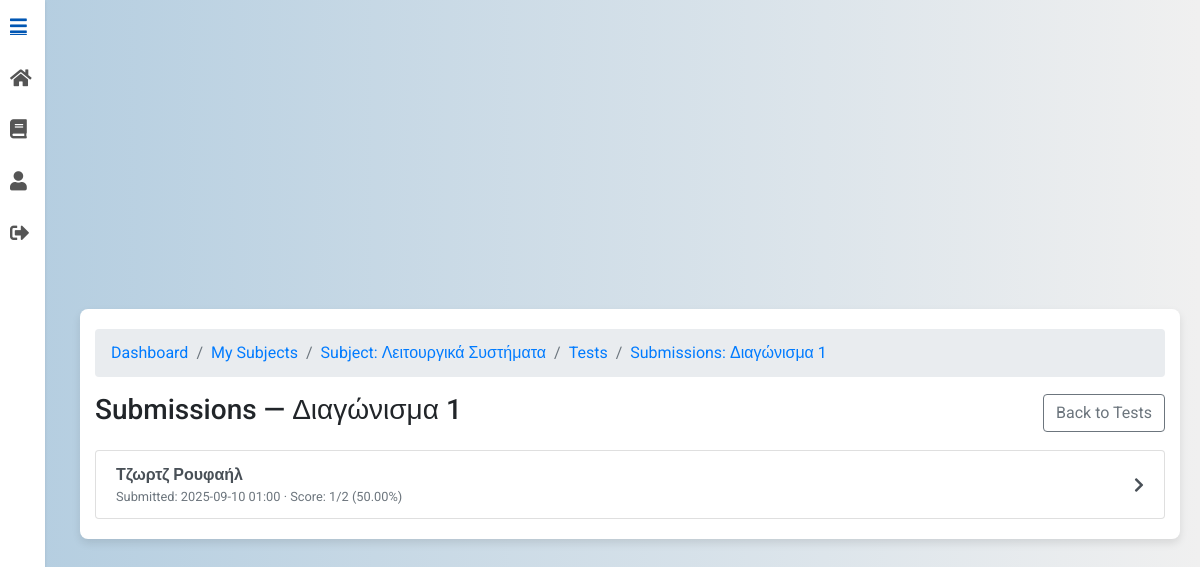
The page /tests/1/1/submissions/ (signed in) on the database its author committed.
### tests/models.py (models this page shows, shortened)
class Test(models.Model):
    subject = models.ForeignKey(Subject, on_delete=models.CASCADE, related_name="tests")
    professor = models.ForeignKey(settings.AUTH_USER_MODEL, on_delete=models.CASCADE, related_name="tests")
    name = models.CharField(max_length=255)
    duration_minutes = models.PositiveIntegerField(default=30)
    created_at = models.DateTimeField(auto_now_add=True)
    class Meta:
        unique_together = (("subject", "professor", "name"),)
        ordering = ["-created_at"]

class TestAttempt(models.Model):
    test = models.ForeignKey('tests.Test', on_delete=models.CASCADE, related_name='attempts')
    student = models.ForeignKey(settings.AUTH_USER_MODEL, on_delete=models.CASCADE, related_name='test_attempts')
    started_at = models.DateTimeField(auto_now_add=True)
    submitted_at = models.DateTimeField(auto_now_add=True)
    score = models.IntegerField(default=0)
    max_score = models.IntegerField(default=0)
    duration_seconds = models.IntegerField(default=0)
    class Meta:
        ordering = ['-submitted_at']

### users/models.py (models this page shows, shortened)
class CustomUser(AbstractUser):
    ROLE_CHOICES = [
        ('student', 'Student'),
        ('professor', 'Professor')
    ]
    role = models.CharField(max_length=10, choices=ROLE_CHOICES)
    institution = models.ForeignKey('Institution', on_delete=models.SET_NULL, null=True, blank=True)

### tests/views.py (the view)
# urls.py: path("<int:subject_id>/<int:test_id>/submissions/", views.test_submissions, name="test_submissions"),
@login_required
def test_submissions(request, subject_id: int, test_id: int):
    subject = get_object_or_404(Subject, pk=subject_id)
    test = get_object_or_404(Test, pk=test_id, subject=subject)
    if not _is_owner_prof(request.user, subject):
        messages.error(request, "You are not allowed to view submissions for this test.")
        return redirect("tests:my_tests", subject_id=subject.id)
    attempts = (
        TestAttempt.objects.filter(test=test)
        .select_related("student")
        .prefetch_related("answers__question", "answers__choice")
        .order_by("-submitted_at")
    )
    attempts = list(attempts)
    for a in attempts:
        a.pct = round((a.score * 100.0) / a.max_score, 2) if a.max_score else 0.0
    breadcrumbs = [
        ("Dashboard", reverse_lazy("users:dashboard")),
        ("My Subjects", reverse_lazy("subjects:my_subjects")),
        (f"Subject: {subject.name}", reverse_lazy("subjects:subject_detail", args=[subject.id])),
        ("Tests", reverse("tests:my_tests", kwargs={"subject_id": subject.id})),
        (f"Submissions: {test.name}", ""),
    ]
    return render(
        request,
        "test_submissions.html",
        {
            "subject": subject,
            "test": test,
            "attempts": attempts,
            "breadcrumbs": breadcrumbs,
        },
    )

### tests/views.py (called while the page is built)
def _is_owner_prof(user, subject: Subject) -> bool:
    return getattr(user, "role", None) == "professor" and subject.professor_id == user.id

### tests/templates/test_submissions.html (shortened to what this page needs)
{% extends 'base.html' %}
{% load static %}
{% load view_breadcrumbs %}
{% block content %}
<div class="container mt-5">
  <nav aria-label="breadcrumb">
    <ol class="breadcrumb">
      {% for name, url in breadcrumbs %}
        <li class="breadcrumb-item"><a href="{{ url }}">{{ name }}</a></li>
      {% endfor %}
    </ol>
  </nav>
  <div class="d-flex justify-content-between align-items-center mb-3">
    <h3>Submissions — {{ test.name }}</h3>
    <a href="{% url 'tests:my_tests' subject.id %}" class="btn btn-outline-secondary">Back to Tests</a>
  </div>
  {% if attempts %}
    <div class="list-group">
      {% for a in attempts %}
        <a class="list-group-item list-group-item-action d-flex justify-content-between align-items-center"
           href="{% url 'tests:test_attempt_detail' subject.id test.id a.id %}">
          <div>
            <strong>{{ a.student.get_full_name|default:a.student.email }}</strong>
            <div class="small text-muted">
              Submitted: {{ a.submitted_at|date:"Y-m-d H:i" }}
              · Score: {{ a.score }}/{{ a.max_score }} ({{ a.pct|floatformat:2 }}%)
            </div>
          </div>
          <i class="fas fa-chevron-right"></i>
        </a>
      {% endfor %}
    </div>
  {% else %}
    <p class="text-muted">No submissions yet.</p>
  {% endif %}
</div>
{% endblock %}

### static/css/styles.css (style rules this page uses)
body { font-family: 'Roboto', sans-serif; background: linear-gradient(to right, #b3cde0, #f0f0f0); margin: 0; padding: 0; display: flex; justify-content: center; align-items: center; min-height: 100vh; }
.container { background-color: #ffffff; padding: 20px; border-radius: 8px; box-shadow: 0 4px 8px rgba(0, 0, 0, 0.1); max-width: 900px; width: 100%; animation: fadeIn 1s ease-in-out; }

### subjects/templates/base.html (style rules this page uses)
body { background: linear-gradient(to right, #b3cde0, #f0f0f0); margin: 0; padding: 0; font-family: 'Roboto', sans-serif; display: flex; }
.main-content > * { max-width: 100%; }

### rows shown on the page
Test: name "Διαγώνισμα 1"
TestAttempt: student.get_full_name "Τζωρτζ Ρουφαήλ", submitted_at "2025-09-10 01:00", score "1", max_score "2", pct "50.00"

### other values the page prints
{{ name }} "Dashboard" "My Subjects" "Subject: Λειτουργικά Συστήματα" "Tests" "Submissions: Διαγώνισμα 1"
